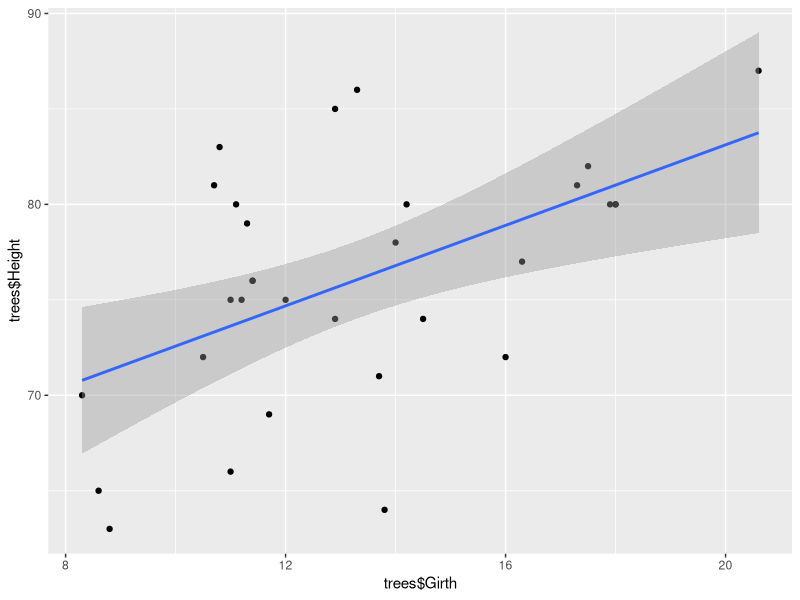
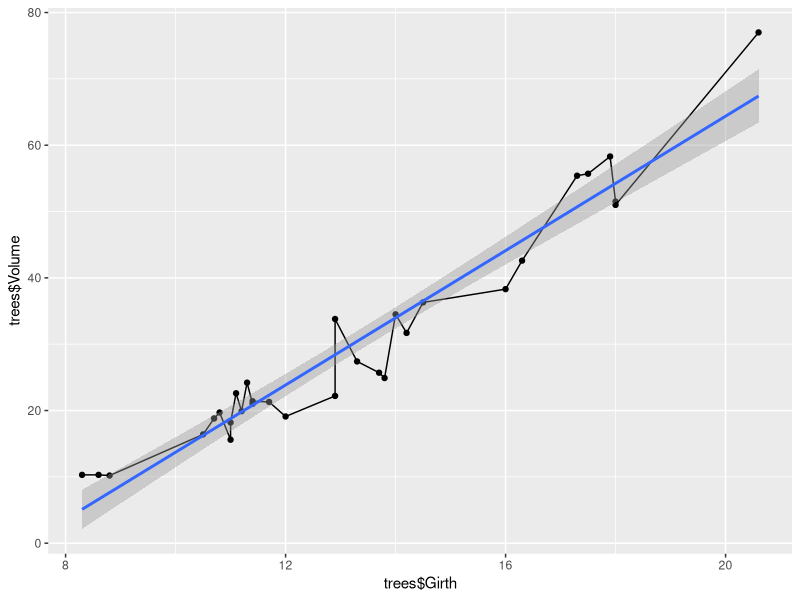
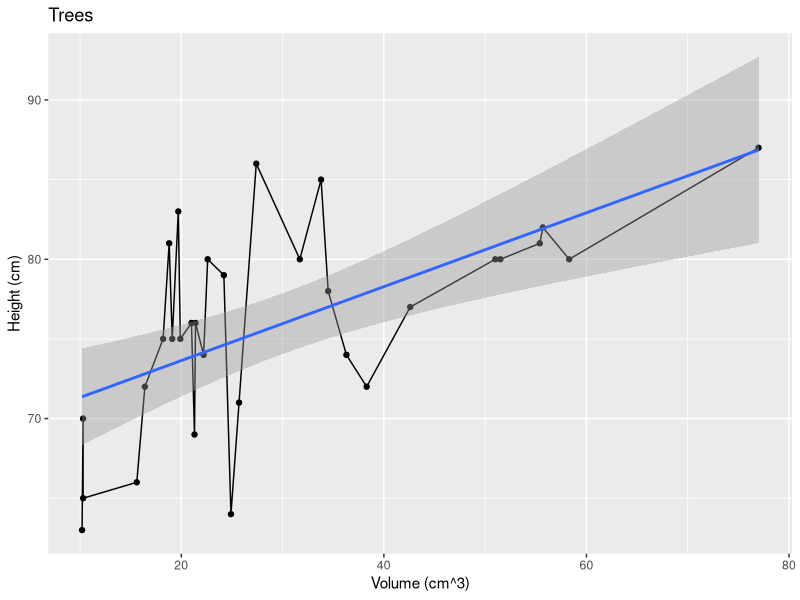
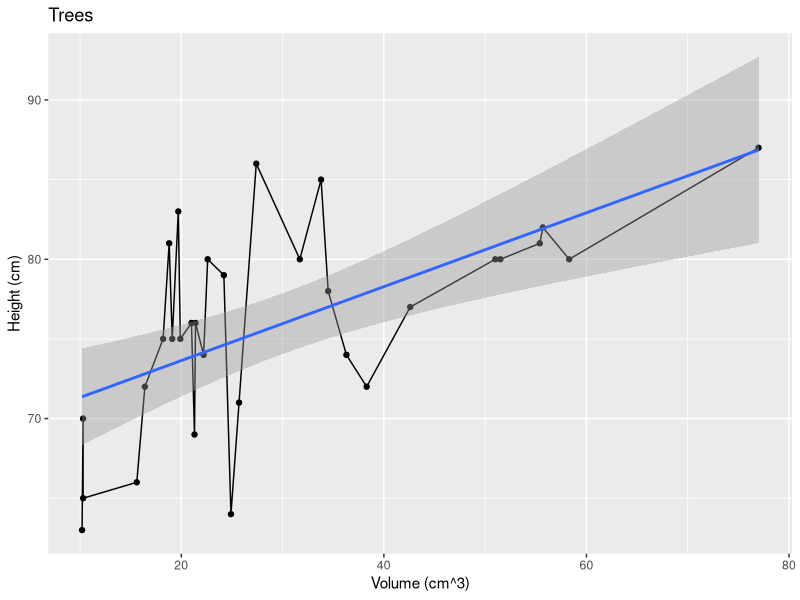

The R script that drew these images, in order: (Note: this script raises an error after producing the figures.)
#exporting builtin data sets as excel file 
install.packages("writexl")
library(writexl)
write_xlsx(CO2, path = "D:\\R")

#ggplot2 tips and tricks
install.packages("ggplot2")
library(ggplot2)
ggplot(data = trees, mapping = aes(x=trees$Girth, y=trees$Height))+
  geom_point()+ geom_smooth(method = "lm")

ggplot(trees, aes(trees$Girth, trees$Volume))+ geom_line()+ 
  geom_point()+ geom_smooth(method = "lm")

ggplot(trees, aes(x= trees$Volume, y=trees$Height))+ geom_point()+ 
  geom_line()+ geom_smooth(method = "lm")+
  labs(title= "Trees", x= "Volume (cm^3)", y= "Height (cm)")

plot1 <- ggplot(trees, aes(x= trees$Volume, y=trees$Height))+ geom_point()+ 
  geom_line()+ geom_smooth(method = "lm")+
  labs(title= "Trees", x= "Volume (cm^3)", y= "Height (cm)")

plot1+ggsave("plot1.tiff")
plot1+ggsave("plot1.tiff", units = "in", width = 8, height = 6, dpi = 600, compression="lzw")
plot1+coord_flip()

#scatter plot in R
x <- cars
View(x)
ggplot(x, aes(x$speed, x$dist))+  geom_point()+ 
  geom_smooth(method = "lm", se=T, level=0.75)

#scatter plot with multiple lines
ggplot(Orange, aes(Orange$age, Orange$circumference, col=Orange$Tree))+
  geom_point(size=5, alpha=0.75, shape=18)

#change in shape
ggplot(Orange, aes(Orange$age, Orange$circumference, shape=Orange$Tree))+
  geom_point(size=5, alpha=0.75)

#change in size
ggplot(Orange, aes(Orange$age, Orange$circumference, col=Orange$Tree))+
  geom_point(size=10, alpha=0.6)+
  labs(title= "Orange", x= "Age", y= "Circumference", col="Tree Type")

ggplot(Orange, aes(Orange$age, Orange$circumference))+
  geom_point(size=4, alpha=0.6)+
  geom_line(aes(linetype=Orange$Tree), size=1)

#geom line
ggplot(Orange, aes(Orange$age, Orange$circumference, col=Orange$Tree))+
  geom_line()+
  labs(title= "Orange", x= "Age", y= "Circumference", col="Tree Type")

#Box plot
ggplot(Orange, aes(Orange$age, Orange$circumference, fill=Orange$Tree))+
  geom_boxplot()

#bubble plot
install.packages("viridis")
library(viridis)
x <- quakes
nrow(x)
sample_x <- x[seq(from=1, to=1000, by=10),]
ggplot(sample_x, aes(sample_x$lat, sample_x$long))+ 
  geom_point(aes(size=mag, col=mag))+ guides(size=FALSE)+
  scale_color_viridis_b(option = "B")+
  scale_size_continuous(range = c(1,9))+
  labs(title= "Graph", x= "Latitude", y= "Longitude")+
  ggsave("Bubbleplot.pdf")
